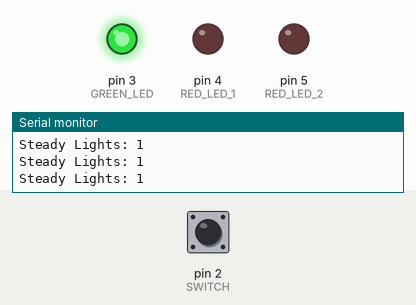
Recording of a sketch running on a simulated Arduino Uno, built with avr-gcc and run on an emulated ATmega328P. Parts: output pins drawn as LEDs (lit = HIGH), the last lines printed to the serial monitor. Dashed ring = blinking. The test bench sets the inputs (shaded band); at power-on: pin 2 (SWITCH) LOW.

Above: at 1.2 s.
1.3 s: pin 2 (SWITCH) pulled HIGH for 0.15 s
At 1.65 s:
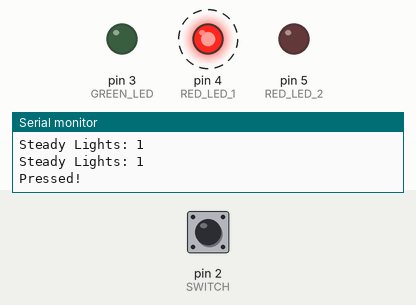
4.3 s: pin 2 (SWITCH) pulled HIGH for 1 s
At 5.13 s:
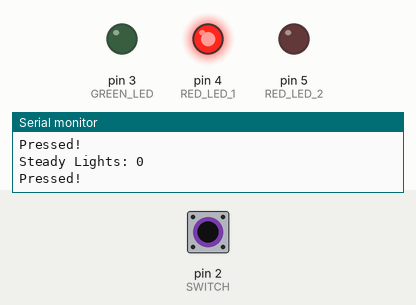
8.3 s: pin 2 (SWITCH) pulled HIGH for 3.2 s
At 8.77 s:
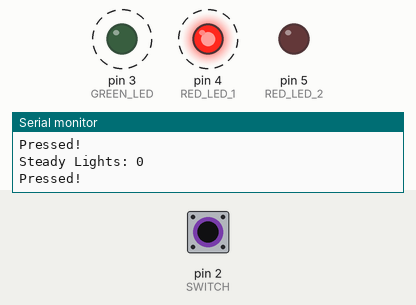
Timing chart, 0 to 13.1 s (numbered marks = the images above; inputs shaded):
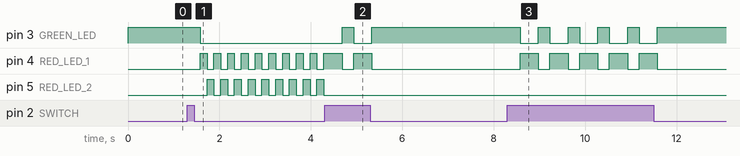

Measured:
- after the input at 1.3 s, pin 3 (GREEN_LED): HIGH → LOW after 0.28 s; pin 4 (RED_LED_1): alternates HIGH for 0.15 s and LOW for 0.15 s, starting after 0.28 s; pin 5 (RED_LED_2): alternates HIGH for 0.15 s and LOW for 0.15 s, starting after 0.43 s
- after the input at 4.3 s, pin 3 (GREEN_LED): LOW → HIGH after 0.38 s, → LOW 0.25 s later, → HIGH 0.40 s later; pin 5 (RED_LED_2): stops changing and stays LOW
- after the input at 8.3 s, pin 3 (GREEN_LED): alternates HIGH for 0.25 s and LOW for 0.40 s, 10 changes in all, then stays HIGH, starting after 0.28 s; pin 4 (RED_LED_1): alternates HIGH for 0.40 s and LOW for 0.25 s, 10 changes in all, then stays LOW, starting after 0.28 s

The sketch:

project2.ino
```cpp
/*
  Project 2

  Manipulates LEDs on switch press.
*/

const int SWITCH = 2;
const int GREEN_LED = 3;
const int RED_LED_1 = 4;
const int RED_LED_2 = 5;
const int CYCLE_TIME = 150;
bool steadyLight;
bool isLight1Active = false;
bool isLight2Active = false;

void setup() {
  pinMode(GREEN_LED, OUTPUT);
  pinMode(RED_LED_1, OUTPUT);
  pinMode(RED_LED_2, OUTPUT);
  pinMode(SWITCH, INPUT);
  steadyLight = true;
  Serial.begin(9600);
}

void loop() {
  Serial.print("Steady Lights: ");
  Serial.println(steadyLight);
  int switchState = digitalRead(SWITCH);
  if (switchState == HIGH) {
    Serial.println("Pressed!");
    steadyLight = !steadyLight;
    delay(250);
  }

  if (steadyLight) {
    digitalWrite(GREEN_LED, HIGH);
    digitalWrite(RED_LED_1, LOW);
    digitalWrite(RED_LED_2, LOW);
    isLight1Active = false;
    isLight2Active = false;
  } else {
    digitalWrite(GREEN_LED, LOW);
    if (!isLight1Active) {
      digitalWrite(RED_LED_1, HIGH);
      digitalWrite(RED_LED_2, LOW);
      isLight1Active = true;
      isLight2Active = false;
    } else {
      digitalWrite(RED_LED_1, LOW);
      digitalWrite(RED_LED_2, HIGH);
      isLight1Active = false;
      isLight2Active = false;
    }
    delay(CYCLE_TIME);
  }
}
```
